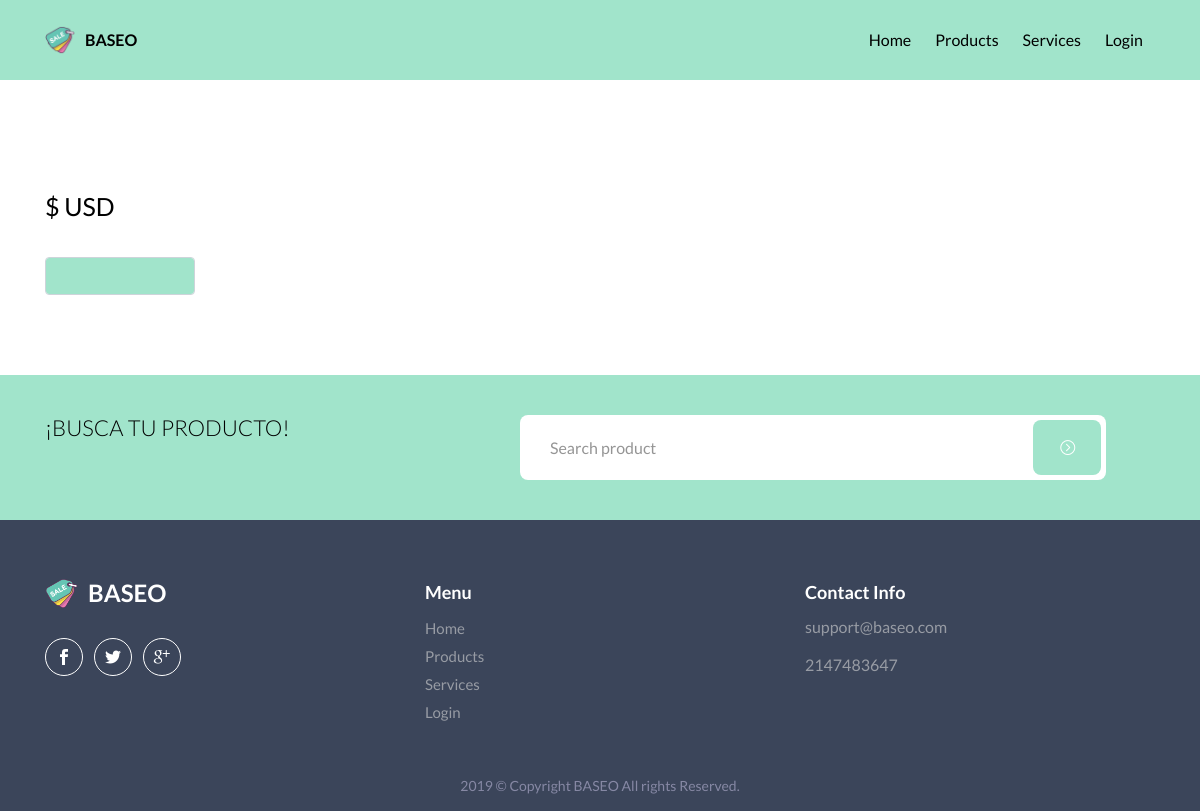
Before: /index.php/service with the older database file.
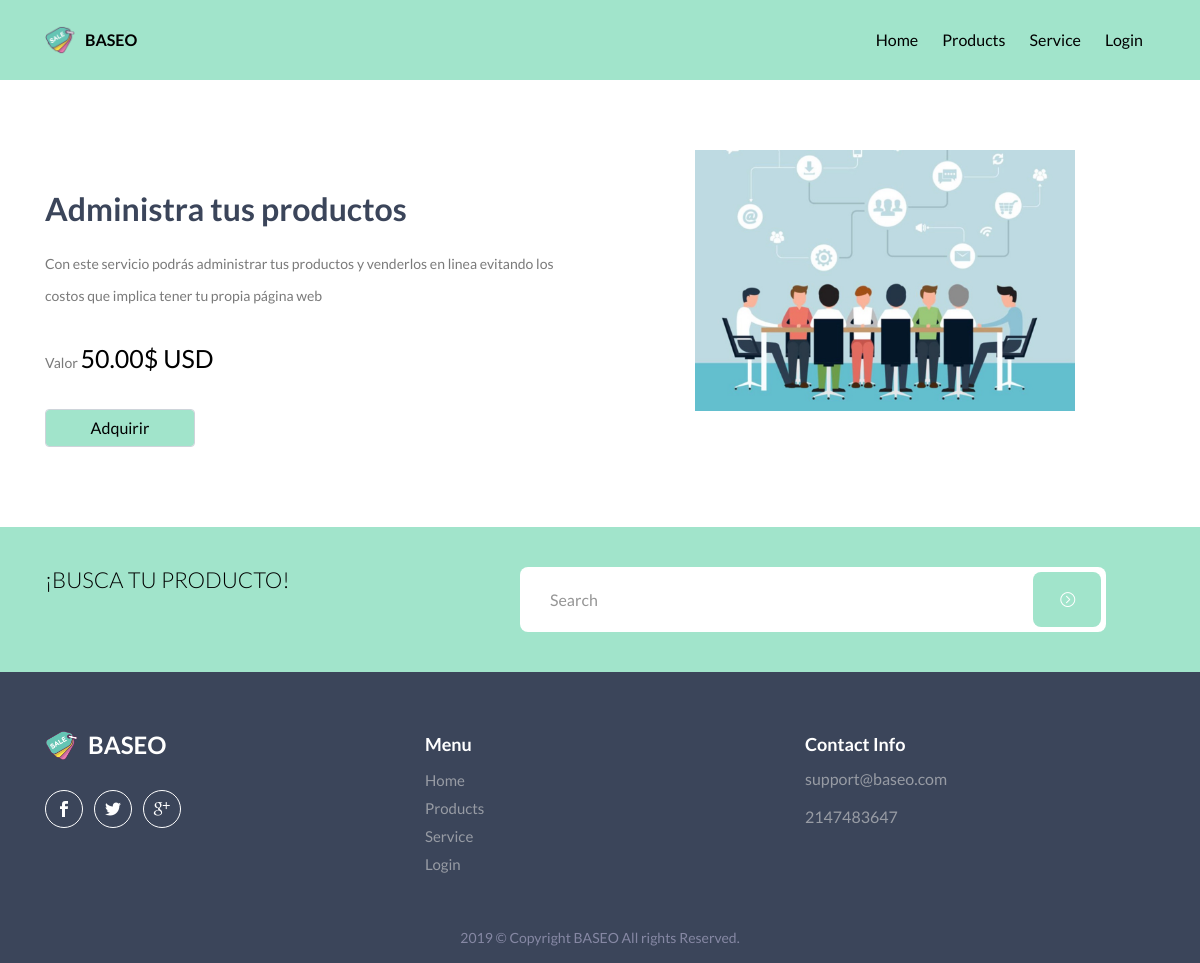
After: the same page with the newer database file.
### tables this page shows
CREATE TABLE `baseo_oficial` (
  `id` int(11) NOT NULL AUTO_INCREMENT,
  `correo_contact` varchar(100) DEFAULT NULL,
  `cel_contact` int(11) DEFAULT NULL,
  `logo` varchar(255) DEFAULT NULL,
  `nombre` varchar(60) DEFAULT NULL,
  `abreviacion` varchar(15) DEFAULT NULL,
  `nav_bg` varchar(10) DEFAULT NULL,
  `op1` varchar(30) DEFAULT NULL,
  `op2` varchar(30) DEFAULT NULL,
  `op3` varchar(30) DEFAULT NULL,
  `op4` varchar(30) DEFAULT NULL,
  `color` varchar(10) DEFAULT NULL,
  `fuente` varchar(100) DEFAULT NULL,
  `size` int(11) DEFAULT NULL,
  `search` varchar(50) DEFAULT NULL,
  `ban_1_title` varchar(255) DEFAULT NULL,
  `ban_1_text` text,
  `ban_1_url_vid` varchar(255) DEFAULT NULL,
  `ban_1_url_img` varchar(255) DEFAULT NULL,
  `ban_2_title` varchar(255) DEFAULT NULL,
  `ban_2_text` text,
  `ban_2_url_img` varchar(255) DEFAULT NULL,
  `sec_text` varchar(255) DEFAULT NULL,
  PRIMARY KEY (`id`)
);

CREATE TABLE `baseo_service` (
  `id` int(11) NOT NULL AUTO_INCREMENT,
  `nombre` varchar(100) DEFAULT NULL,
  `descripcion` text,
  `valor` float(11,2) DEFAULT NULL,
  `dias` int(11) DEFAULT NULL,
  `img` varchar(150) DEFAULT NULL,
  `button` varchar(30) DEFAULT NULL,
  `valor_text` varchar(150) DEFAULT NULL,
  PRIMARY KEY (`id`)
);

### application/controllers/Service.php (called while the page is built, shortened)
<?php
class Service extends CI_Controller {
  function __construct(){
    $this->load->model('model_header');
    $this->load->model('model_service');
  }
  public function index()
  {
    $header['head']=$this->model_header->consultOficial(1);
    $result['service']=$this->model_service->consultService(1);
    $this->load->view('header',$header);
    $this->load->view('view_service',$result);
    $this->load->view('footer');
  }
}

### index.php (called while the page is built, shortened)
<?php
require_once BASEPATH.'core/CodeIgniter.php';

### application/models/Model_header.php (called while the page is built, shortened)
<?php
class Model_header extends CI_Model {
  public function consultOficial($id){
    $sql="SELECT * FROM baseo_oficial WHERE id='$id'";
    $query=$this->db->query($sql);
    return $query->row();
  }
}

### application/models/Model_service.php (called while the page is built, shortened)
<?php
class Model_service extends CI_Model {
  public function consultService($id){
    $sql="SELECT * FROM baseo_service WHERE id='$id'";
    $query=$this->db->query($sql);
    return $query->row();
  }
}

### application/views/view_service.php (the view, shortened to what this page needs)
<!DOCTYPE html>
<html lang="en">
<head>
</head>
<body data-spy="scroll" data-target=".navbar-default" data-offset="100">
  <section id="home" class="hero">
    <div class="slide-home">
      <div class="slide-item">
        <div class="container">
          <div class="row hero-padd">
            <div class="col-md-6 col-12 col-sm-6">
              <div class="hero-text">
                <h2><?= $service->nombre; ?></h2>
                <p><?= $service->descripcion; ?></p>
                <p><?= $service->valor_text; ?> <span style="color:black ; font-size: 25px" ><?= $service->valor; ?>$ USD</span> </p>
                <a href="<?= base_url(); ?>payment/secure_s" class="form-control" style="text-align: center;width: 150px;color:<?= $head->color; ?> ;background-color: <?= $head->nav_bg; ?>"><?= $service->button; ?></a>
              </div>
            </div>
            <div class="col-md-6 col-12 col-sm-6">
              <img src="<?= base_url().$service->img; ?>" alt="" class="img-width">
            </div>
          </div>
        </div>
      </div>
    </div>
  </section>
</body>
</html>

### application/views/header.php (shortened to what this page needs)
<!DOCTYPE html>
<html lang="en" dir="ltr">
<head>
  <link rel="stylesheet" href="https://stackpath.bootstrapcdn.com/bootstrap/4.3.1/css/bootstrap.min.css">
  <link rel="stylesheet" href="<?= base_url(); ?>assets/css/bootstrap.min.css">
  <link rel="stylesheet" href="<?= base_url(); ?>assets/css/elegant-icons.css">
  <link rel="stylesheet" href="<?= base_url(); ?>assets/css/animate.css">
  <link rel="stylesheet" href="<?= base_url(); ?>assets/css/slick.css">
  <link rel="stylesheet" href="<?= base_url(); ?>assets/css/magnific-popup.css">
  <link rel="stylesheet" href="<?= base_url(); ?>assets/css/style.css">
  <link rel="stylesheet" href="<?= base_url(); ?>assets/css/responsive.css">
</head>
<body>
  <header class="navbar-header">
    <nav class="navbar navbar-expand-lg fixed-top" style="background-color:<?= $head->nav_bg; ?>">
      <div class="container" style="background-color:<?= $head->nav_bg; ?>">
        <a class="navbar-brand" href="<?= base_url(); ?>"> <img src="<?= base_url().$head->logo; ?>" alt="">
          <span style="font-size: <?= $head->size; ?>px;font-family: <?= $head->fuente; ?>;color:<?= $head->color; ?>"><?= $head->abreviacion; ?></span>
        </a>
        <div class="collapse navbar-collapse " id="navbarSupportedContent">
          <ul class="navbar-nav ml-auto" style="background-color:<?= $head->nav_bg; ?>">
            <li class="nav-item active">
              <a data-scroll="" class="nav-link section-scroll" href="<?= base_url(); ?>"><span style="font-size: <?= $head->size; ?>px;font-family: <?= $head->fuente; ?>;color:<?= $head->color; ?>"><?= $head->op1; ?></span></a>
            </li>
            <li class="nav-item">
              <a data-scroll="" class="nav-link section-scroll" href="<?= base_url(); ?>index.php/productos"><span style="font-size: <?= $head->size; ?>px;font-family: <?= $head->fuente; ?>;color:<?= $head->color; ?>"><?= $head->op2; ?></span></a>
            </li>
            <li class="nav-item">
              <a data-scroll="" class="nav-link section-scroll" href="<?= base_url(); ?>index.php/service"><span style="font-size: <?= $head->size; ?>px;font-family: <?= $head->fuente; ?>;color:<?= $head->color; ?>"><?= $head->op3; ?></span></a>
            </li>
            <li class="nav-item">
              <a data-scroll="" class="nav-link section-scroll" href="<?= base_url(); ?>index.php/login"><span style="font-size: <?= $head->size; ?>px;font-family: <?= $head->fuente; ?>;color:<?= $head->color; ?>"><?= $head->op4; ?></span></a>
            </li>
          </ul>
        </div>
      </div>
    </nav>
  </header>
</body>
</html>

### application/views/footer.php (shortened to what this page needs)
<!DOCTYPE html>
<html lang="en" dir="ltr">
  <head>
  </head>
  <body>
    <footer class="footer" >
      <div class="footer-warpper">
        <section class="padd-40 bg-color-2" style="background-color: <?= $head->nav_bg; ?>">
          <div class="container">
            <div class="row">
              <div class="col-md-5 col-lg-5 col-12">
                <div class="quote-bloc">
                  <p style="color:<?= $head->color; ?>"><?= $head->sec_text; ?></p>
                </div>
              </div>
              <div class="col-md-7 col-lg-7 col-12">
                <form class="form-quote">
                  <div class="form-row">
                    <div class="form-group pd-rg-0 col-md-11 col-lg-11">
                      <div class="input-icon">
                        <input type="text" class="form-control" placeholder="<?= $head->search; ?>">
                        <button class="btn btn-blue-1" style="background-color: <?= $head->nav_bg; ?> ; color: <?= $head->color; ?>"><i class="arrow_carrot-right_alt2"></i></button>
                      </div>
                    </div>
                  </div>
                </form>
              </div>
            </div>
          </div>
        </section>
        <div class="footer-top">
          <div class="container">
            <div class="footer-bottom-content clearfix">
              <div class="row">
                <div class="col-lg-4 col-md-4">
                  <div class="logo-footer">
                    <a class="navbar-brand" href="<?= base_url(); ?>"> <img src="<?= base_url().$head->logo; ?>" alt=""><span><?= $head->abreviacion; ?></span></a>
                  </div>
                  <ul class="list-social list-inline">
                    <li>
                      <a href="#">
                        <i class="social_facebook "></i>
                      </a>
                    </li>
                    <li>
                      <a href="#">
                        <i class="social_twitter "></i>
                      </a>
                    </li>
                    <li>
                      <a href="#">
                        <i class="social_googleplus "></i>
                      </a>
                    </li>
                  </ul>
                </div>
                <div class="col-lg-4 col-md-4">
                  <h5>Menu</h5>
                  <ul class="list-menu">
                    <li>
                      <a href="<?= base_url(); ?>"><?= $head->op1; ?> </a>
                    </li>
                    <li>
                      <a href="<?= base_url(); ?>index.php/productos"><?= $head->op2; ?></a>
                    </li>
                    <li>
                      <a href="<?= base_url(); ?>index.php/service"><?= $head->op3; ?></a>
                    </li>
                    <li>
                      <a href="<?= base_url(); ?>index.php/login"><?= $head->op4; ?></a>
                    </li>
                  </ul>
                </div>
                <div class="col-lg-4 col-md-4">
                  <h5>Contact Info</h5>
                  <ul class="list-menu contact-list">
                    <li>
                      <?= $head->correo_contact; ?>
                    </li>
                    <li>
                      <?= $head->cel_contact; ?>
                     </li>
                  </ul>
                </div>
              </div>
            </div>
          </div>
        </div>
        <div class="footer-bottom">
          <div class="container">
            <div class="row">
              <div class="col-lg-12 col-md-12 col-sm-12 col-12">
                <div class="copyright text-center">
                  <p>2019 © Copyright <?= $head->abreviacion; ?> All rights Reserved.</p>
                </div>
              </div>
            </div>
          </div>
        </div>
      </div>
    </footer>
  </body>
</html>

### assets/css/style.css (style rules this page uses)
body { font-family: 'Lato', sans-serif; font-size: 15px; font-weight: 400; line-height: 26px; overflow-x: hidden; color: #88889b; }
h1, h2, h3, h4, h5, h6 { font-family: 'Lato', sans-serif; margin-bottom: 10px; line-height: 24px; font-weight: 700; }
h2 { font-size: 32px; }
h5 { font-size: 18px; }
a { text-decoration: none; transition: all 0.4s ease; }
ul, ol { margin: 0; padding: 0; }
ul { list-style: none; }
img { max-width: 100%; height: auto; }
p { font-weight: 400; }
.bg-color-2 { background-color: #f17187; }
.padd-40 { padding-top: 40px; padding-bottom: 40px; }
.pd-rg-0 { padding-right: 0 !important; }
.btn { border-radius: 0; padding: 12px 25px; }
.btn-blue-1 { background-color: #5966d6; color: #fff !important; }
.navbar-header { z-index: 999; }
.navbar-brand { padding: 0; }
.navbar-brand img { width: 30px; margin-right: 10px; float: left; }
.navbar-brand span { color:#3b455a; font-weight: 600; font-size: 20px; }
.navbar-header .navbar { padding: 0; }
.navbar-header .navbar-nav li a { color: #3b455a; font-size: 15px; padding: 15px 12px !important; font-weight: 500; line-height: 50px; }
.hero { padding-bottom: 80px; position: relative; }
.hero-padd { padding-top: 150px; }
.hero-text { margin-top: 40px; }
.hero-text h2 { font-size: 55px; color: #3b455a; margin-bottom: 20px; line-height: 60px; font-weight: 600; }
.hero-text p { color: #7a7a7a; margin-bottom: 30px; margin-top: 10px; font-size: 20px; line-height: 32px; font-weight: 400; }
img.img-width { width:455px; margin: 0 auto; }
.input-icon { position: relative; }
.input-icon button { position: absolute; right: 5px; top: 5px; height: 55px; border-radius: 8px; }
.form-quote .form-group { margin-bottom:0 }
.form-quote .form-control { padding: 12px 30px; border-radius: 8px; height: 65px; border: none; }
.form-quote .form-control::placeholder { color: #959595; }
.quote-bloc p { color: #fff; font-weight: 300; font-size: 22px; margin-bottom: 0; line-height: 26px; }
.logo-footer .navbar-brand img { width:33px; position: relative; top: -3px; }
.logo-footer a span { color:#fff; font-size: 24px; }
.list-social { position: relative; text-align: left; margin-top: 25px; }
.list-social li { display: inline-block; margin-right: 8px; }
.list-social li:last-child { margin-right: 0; }
.list-social a { color: #fff; display: inline-block; width: 38px; text-align: center; line-height: 38px; border-radius: 50%; border: 1px solid #fff; font-size: 16px; height: 38px; }
.footer-top { padding: 60px 0 40px 0; background-color: #3b455a; }
.footer-bottom { background-color: #3b455a; padding-bottom: 5px; }
.copyright { text-align: left; }
.copyright p { margin: 0px auto; padding: 0px; color: #8688a4; line-height: 40px; font-size: 14px; }
.footer-top h5 { color: #fff; font-size: 18px; }
.footer-top .list-menu a { line-height: 28px; color: rgba(213, 213, 213, 0.6); }
.contact-list li { margin-bottom: 12px; color: rgba(213, 213, 213, 0.6); font-size: 16px; }

### assets/css/responsive.css (style rules this page uses)
@media only screen and (min-width: 1024px) and (max-width: 1200px) { .hero { height: auto; padding-bottom: 80px; } }
@media only screen and (min-width: 1024px) and (max-width: 1200px) { .hero-text p { font-size:14px; } }
@media only screen and (min-width: 1024px) and (max-width: 1200px) { .hero-text h2 { font-size:32px; line-height:38px; } }
@media only screen and (min-width: 1024px) and (max-width: 1200px) { img.img-width { width: 380px; } }

Changed rows visible on the page:
changed baseo_oficial "BASEO": op3 "Services" → "Service"; search "Search product" → "Search"
added baseo_service: nombre "Administra tus productos", descripcion "Con este servicio podrás administrar tus productos y venderlos en linea evitando los costos que implica tener tu propia página web", valor_text "Valor", valor "50.00", button "Adquirir", img (picture)
